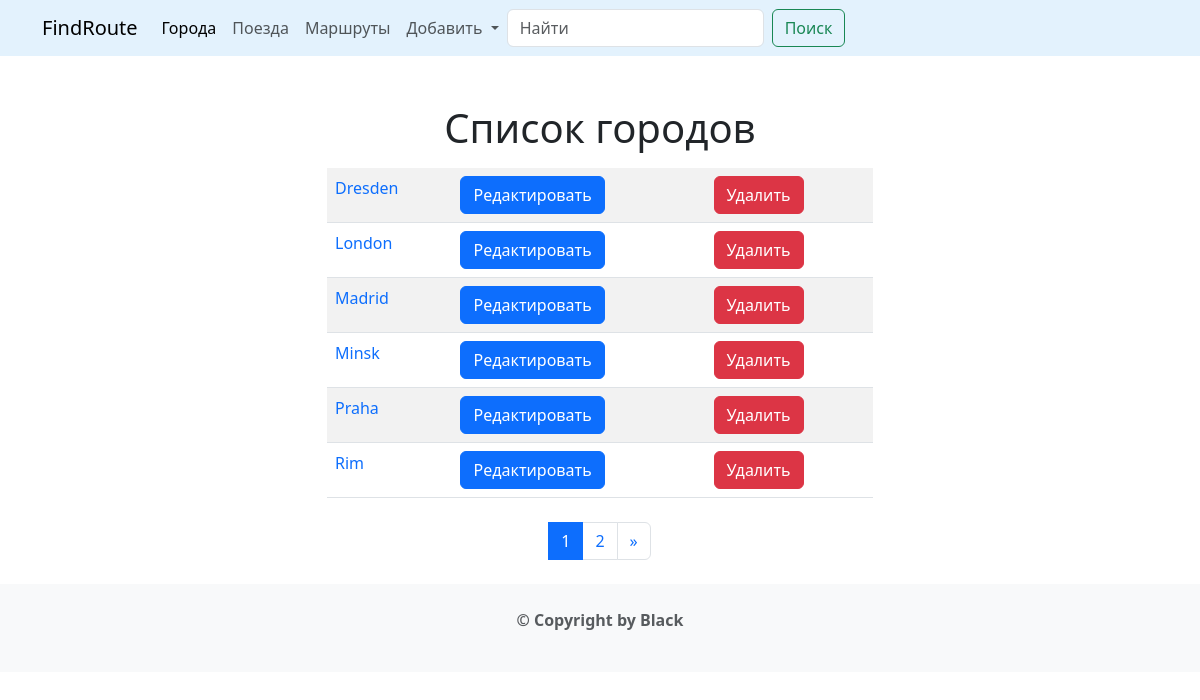
The app's page /cities/, older data.
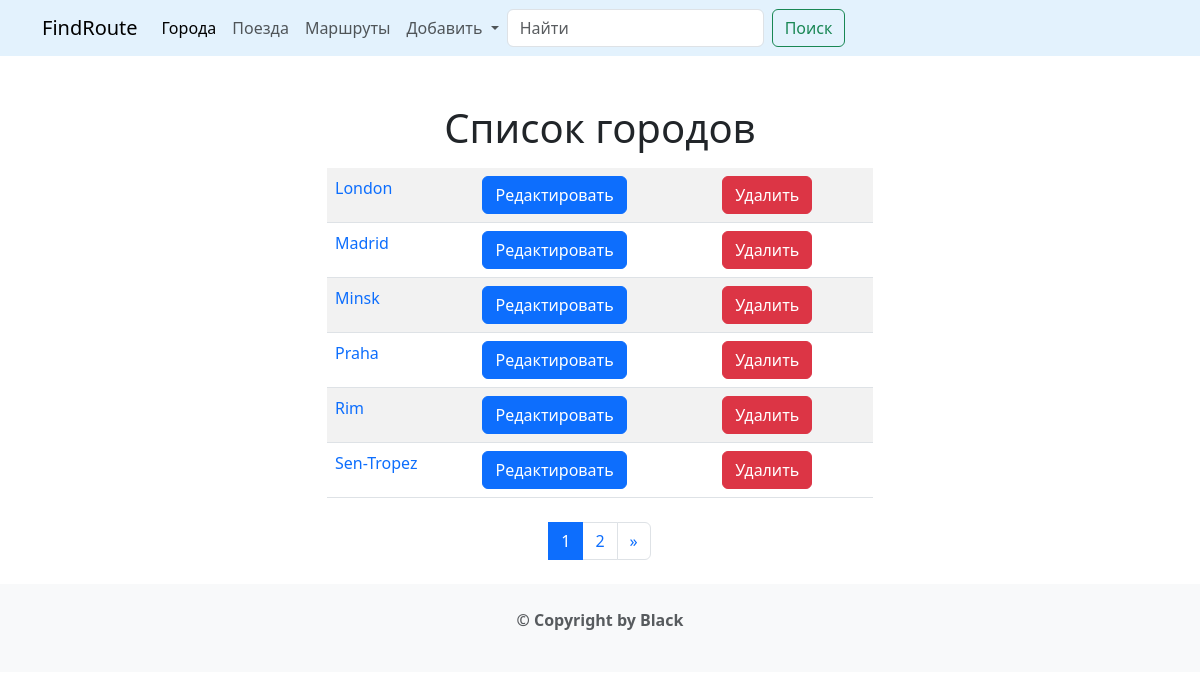
The same page, newer data.
### cities/models.py (models this page shows, shortened)
class City(models.Model):
    name = models.CharField(max_length=100, unique=True)
    class Meta:
        verbose_name = 'Город'
        verbose_name_plural = 'Города'
        ordering = ['name']

### cities/views.py (the view)
# urls.py: path('', CityListView.as_view(), name='home'),
class CityListView(ListView):
    model = City
    paginate_by = 6
    template_name = 'cities/home.html'

### templates/cities/home.html (shortened to what this page needs)
{% extends 'base.html' %}
{% block content %}
    <h1 class="text-center">Список городов</h1>
    <div class="row">
        <div class="col-md-6 mx-auto my-2">
            <table class="table table-striped">
                {% for object in page_obj %}
                    <tr>
                        <td>
                            <a style="text-decoration: none"
                               href="{% url 'cities:detail' pk=object.pk %}">{{ object.name }}</a>
                        </td>
                        <td>
                            <a style="text-decoration: none" href="{% url 'cities:update' pk=object.pk %}">
                                <button type="submit" class="btn btn-primary">Редактировать</button>
                            </a>
                        </td>
                        <td>
                            <a style="text-decoration: none" href="{% url 'cities:delete' pk=object.pk %}">
                                <button type="submit" class="btn btn-danger">Удалить</button>
                            </a>
                        </td>
                    </tr>
                {% endfor %}
            </table>
        </div>
    </div>
    <nav aria-label="Page navigation example">
        <ul class="pagination justify-content-center">
            {% for page in page_obj.paginator.page_range %}
                <li class="page-item {% if page == page_obj.number %} active {% endif %} ">
                    <a class="page-link" href="?page={{ page }}">
                        {{ page }}
                    </a>
                </li>
            {% endfor %}
            <li class="page-item">
                {% if page_obj.has_next %}
                    <a class="page-link" href="?page={{ page_obj.paginator.num_pages }}" aria-label="Next">
                        <span aria-hidden="true">&raquo;</span>
                    </a>
                {% endif %}
            </li>
        </ul>
    </nav>
{% endblock %}

Row changes from the older to the newer data that the page shows:
removed City: name "Dresden"
added City: name "Sen-Tropez"
